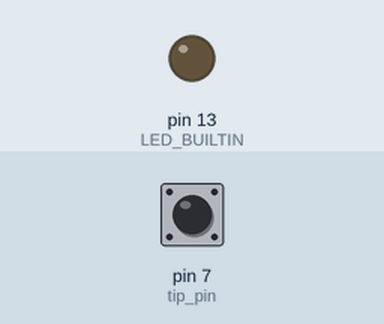
Recording of a sketch running on a simulated Arduino Uno, built with avr-gcc and run on an emulated ATmega328P. Shown: output pins drawn as LEDs (lit = HIGH). Inputs (shaded band) come from the test bench; at power-on: pin 7 (tip_pin) HIGH. What the sketch prints to the serial monitor is not drawn.

Above: at 1.2 s.
1.3 s: pin 7 (tip_pin) pulled LOW for 1 s
At 1.7 s:
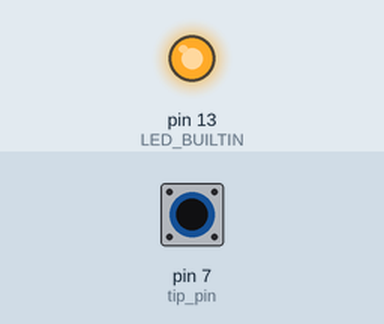
3.8 s: pin 7 (tip_pin) pulled LOW for 3.2 s
At 8.7 s:
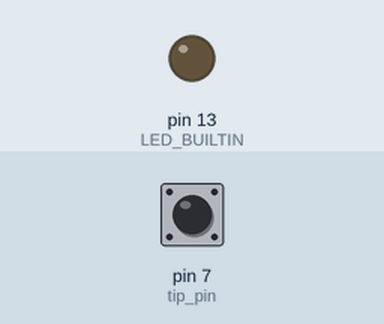
Timing chart, 0 to 10.2 s (numbered marks = the images above; inputs shaded):
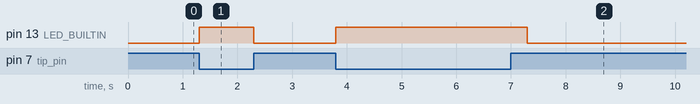

The sketch:

event-logger.ino
```cpp
/* Logging the number of tips since reset

  Most Arduinos have an on-board LED you can control. On the UNO, MEGA and ZERO
  it is attached to digital pin 13, on MKR1000 on pin 6. LED_BUILTIN is set to
  the correct LED pin independent of which board is used.
  If you want to know what pin the on-board LED is connected to on your Arduino
  model, check the Technical Specs of your board at:
  https://www.arduino.cc/en/Main/Products

*/

// Which pin would I like to read?
int tip_pin = 7;

// initialize the tip_counter at 0
int counter = 0;

// the setup function runs once when you press reset or power the board
void setup() {
  // initialize digital pin LED_BUILTIN as an output.
  pinMode(LED_BUILTIN, OUTPUT);

  // initialize the digital pin we want to read for tips
  pinMode(tip_pin, INPUT);

  // set that pin High
  digitalWrite(tip_pin, HIGH);

  // start communication with serial terminal
  Serial.begin(115200);

}

// the loop function runs over and over again forever
void loop() {

  // read the tip_pin
  int switch_cond = digitalRead(tip_pin);

  // when the switch_cond is NOT high increment the counter by 1
  if (!switch_cond) {
    counter += 1;

    // turn the LED on when the switch cond is on (needs the ! since
    // reed switch is normally closed)
    digitalWrite(LED_BUILTIN, HIGH);

    // delay 1 millisecond (as recommended by HOBO)
    delay(500);
  }
  // Set the LED low
  digitalWrite(LED_BUILTIN, LOW);
  // print the tip counter to the serial port
  Serial.println(counter);


}
```

Measured:
- after the input at 1.3 s, pin 13 (LED_BUILTIN): LOW → HIGH at once, → LOW 1.0 s later
- after the input at 3.8 s, pin 13 (LED_BUILTIN): LOW → HIGH at once, → LOW 3.5 s later
